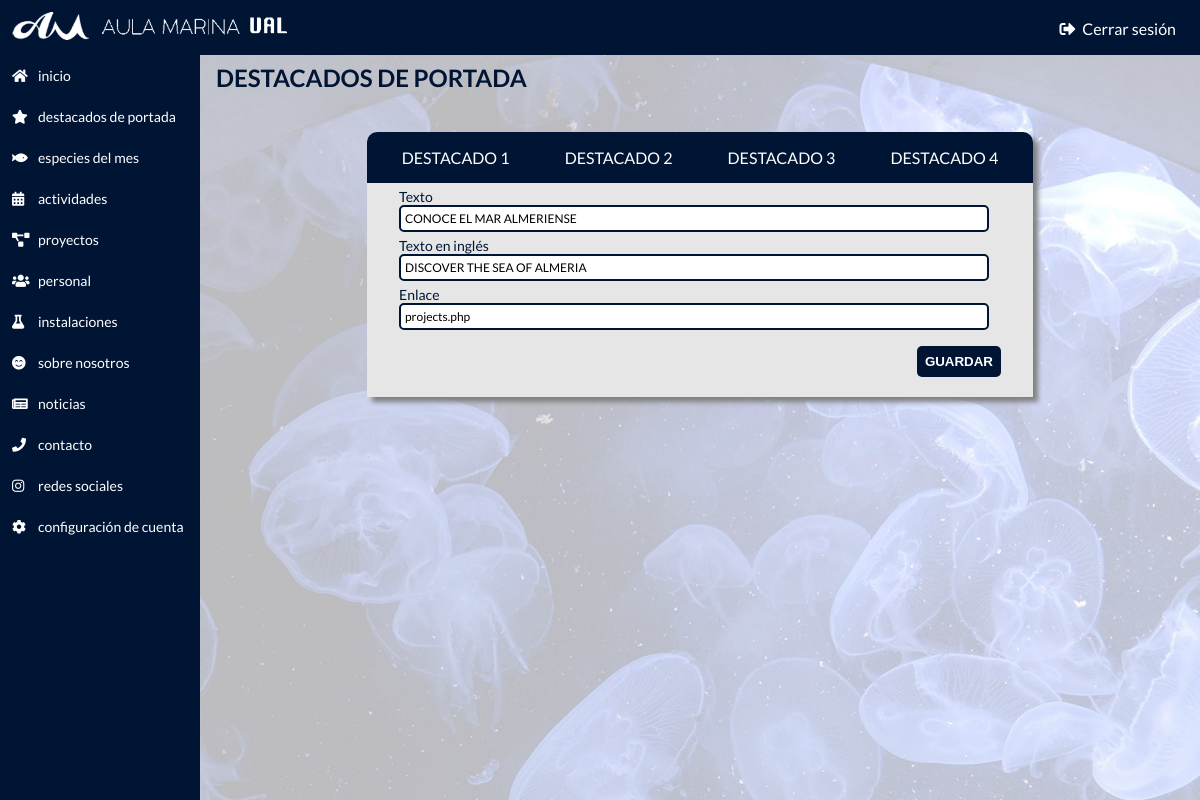
The app's page /9ku7d3cv/featured.php (signed in) with its own data.
### tables this page shows
CREATE TABLE featureds(
	id INT(11) PRIMARY KEY AUTO_INCREMENT,
	text VARCHAR(80),
    en_text VARCHAR(80),
	link VARCHAR(2083),
    img VARCHAR(2083)
);

### php-functions/functions.php (called while the page is built, shortened)
<?php
$conn->query("SET NAMES 'utf8'");
function getFeatureds(&$result)
{
    global $conn;
    $sql = "SELECT * FROM featureds WHERE id=1 OR id=2 OR id=3 OR id=4";
    $rec = $conn->query($sql);
}

### 9ku7d3cv/featured.php (the view, shortened to what this page needs)
<?php
include_once '../db/connection.php';
include '../php-functions/functions.php';
getFeatureds($featureds);
?>
<!DOCTYPE html>
<html>
<head>
  <link rel="stylesheet" href="../css/admin.css">
  <link rel="stylesheet" href="https://use.fontawesome.com/releases/v5.5.0/css/all.css"
>
</head>
<body>
  <div class="wrapper-admin-bg"></div>
  <div class="wrapper-admin-inicio">
    <div class="wrapper-admin-top-side">
      <div class="top-nav">
        <div class="top-nav-content">
          <div class="top-nav-left">
            <a href="home.php">
              <img alt="Logo del Aula Marina" src="../res/aula-marina-logo2.png" />
            </a>
          </div>
          <div class="top-nav-right">
            <a href="logout.php"><i class="fas fa-sign-out-alt"></i> Cerrar sesión</a>
          </div>
        </div>
      </div>
    </div>
    <div class="left-nav">
      <a href="home.php"><i class="fas fa-home"></i><span>INICIO</span></a>
      <a href="featured.php"><i class="fas fa-star"></i><span>DESTACADOS DE PORTADA</span></a>
      <a href="species-of-the-month.php"><i class="fas fa-fish"></i><span>ESPECIES DEL MES</span></a>
      <a href="activities.php"><i class="fas fa-calendar-alt"></i><span>ACTIVIDADES</span></a>
      <a href="projects.php"><i class="fas fa-project-diagram"></i><span>PROYECTOS</span></a>
      <a href="people.php"><i class="fas fa-users"></i><span>PERSONAL</span></a>
      <a href="facilities.php"><i class="fas fa-flask"></i><span>INSTALACIONES</span></a>
      <a href="about-us.php"><i class="fas fa-smile-beam"></i><span>SOBRE NOSOTROS</span></a>
      <a href="news.php"><i class=" fas fa-newspaper"></i><span>NOTICIAS</span></a>
      <a href="contact.php"><i class="fas fa-phone"></i><span>CONTACTO</span></a>
      <a href="rrss.php"><i class="fab fa-instagram"></i><span>REDES SOCIALES</span></a>
      <a href="config.php"><i class="fas fa-cog"></i><span>CONFIGURACIÓN DE CUENTA</span></a>
    </div>
    <div class="wrapper-bot-side">
      <div class="content-admin">
        <span class="content-admin-title">DESTACADOS DE PORTADA</span>
        <div class="admin-content">
          <div class="featured-form">
            <div class="featured-nav">
              <div class="featured-button" onclick="showDiv(0)">DESTACADO 1</div>
              <div class="featured-button" onclick="showDiv(1)">DESTACADO 2</div>
              <div class="featured-button" onclick="showDiv(2)">DESTACADO 3</div>
              <div class="featured-button" onclick="showDiv(3)">DESTACADO 4</div>
            </div>
            <div class="featureds">
              <form class="featured show-div" method="POST">
                <div class="admin-form2-featured">
                  <div class="field2">
                    <span>Texto</span>
                    <input name="text" type="text" value="<?php echo $featureds[0]->text ?>" placeholder="Texto del destacado" />
                  </div>
                  <div class="field2">
                    <span>Texto en inglés</span>
                    <input name="en_text" type="text" value="<?php echo $featureds[0]->en_text ?>" placeholder="Texto del destacado en inglés" />
                  </div>
                  <div class="field2">
                    <span>Enlace</span>
                    <input name="link" type="text" value="<?php echo $featureds[0]->link ?>" placeholder="Enlace del destacado" />
                  </div>
                  <div class="submit2" style="display:block;text-align:right;">
                    <input name="submit" type="submit" value="GUARDAR" />
                  </div>
                </div>
              </form>
            </div>
          </div>
        </div>
      </div>
    </div>
  </div>
</body>
</html>

### css/admin.css (style rules this page uses)
* { padding: 0px; margin: 0px; }
html, body { width: 100%; height: 100%; font-family: 'Lato', sans-serif; }
.wrapper-admin-bg { width: 100%; height: 100%; position: fixed; background-image: url("../res/min/admin.jpg"); background-size: cover; background-repeat: no-repeat; background-attachment: fixed; }
.wrapper-admin-inicio { height: 100%; -webkit-transition: all 1s; transition: all 1s; }
.top-nav { display: block; position: fixed; top: 0; width: 100%; background-color: #001534; z-index: 3; }
.top-nav-content { display: flex; justify-content: space-between; align-items: center; }
.top-nav-left img { padding: 12px; height: 28px; }
.top-nav-right a { vertical-align: middle; margin-right: 16px; padding: 8px; color: white; text-decoration: none; -webkit-transition: all 0.4s; transition: all 0.4s; }
.top-nav-right a i { margin-right: 4px; }
.wrapper-bot-side { position: absolute; width: 100%; height: 100%; }
.left-nav { background-color: #001534; width: 200px; position: fixed; top: 47px; bottom: 0; padding-top: 8px; z-index: 2; }
.left-nav a { display: flex; align-items: center; padding: 12px; font-size: 14px; color: white; text-decoration: none; -webkit-transition: all 0.2s; transition: all 0.2s; text-transform: lowercase; }
.left-nav i { width: 18px; margin-right: 8px; font-size: 14px; }
.content-admin { display: block; margin: 16px; margin-left: 216px; margin-top: 63px; }
.content-admin-title { display: block; color: #001534; font-weight: bold; font-size: 24px; margin-bottom: 32px; text-transform: uppercase; }
.admin-content { height: 100%; width: 740px; margin: 0 auto; }
.featured-form, .admin-form2-wrapper { width: 90%; margin: auto; margin-top: 5vh; background-color: #e6e6e6; border-radius: 10px 10px 0 0; box-shadow: 5px 5px 5px grey; -webkit-transition: all 0.2s; transition: all 0.2s; }
.featured-nav { display: block; width: 100%; background-color: #001534; border-radius: 10px 10px 0 0; color: white; text-align: center; }
.featured-button { display: inline-block; width: 24%; padding: 16px 0; text-align: center; cursor: pointer; }
.featured { display: flex; justify-content: space-around; padding: 0 16px; padding-bottom: 20px; }
.admin-form2-featured { width: 100%; margin: 0 16px; }
.field2 { width: 100%; }
.field2 span { display: block; width: 100%; margin-top: 5px; color: #001534; font-size: 14px; }
.field2 input, .field2 textarea, .field2 select { width: 96%; padding: 4px; border: 2px solid #001534; border-radius: 5px; font-size: 12px; font-family: 'Lato', sans-serif; }
.submit2 { width: 100%; margin-top: 16px; display: flex; justify-content: space-between; }
.submit2 input { background-color: #001534; color: white; cursor: pointer; font-weight: bold; padding: 8px; border: 0; border-radius: 5px; -webkit-transition: all 0.4s; transition: all 0.4s; }

### records on screen
featureds: text "CONOCE EL MAR ALMERIENSE", en_text "DISCOVER THE SEA OF ALMERIA", link "projects.php"
